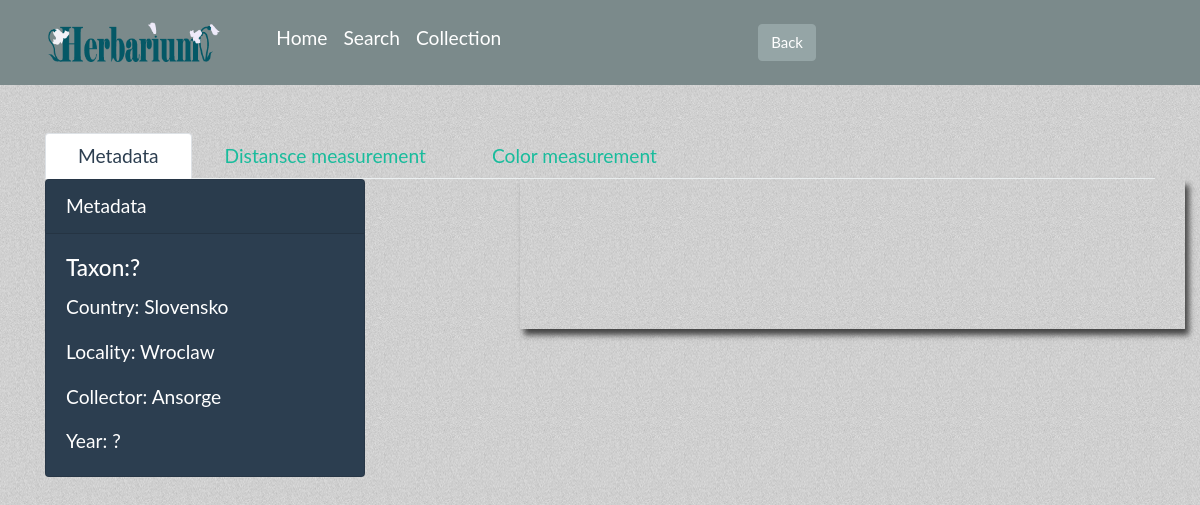
Before: /search/services/95.0 with the older database file.
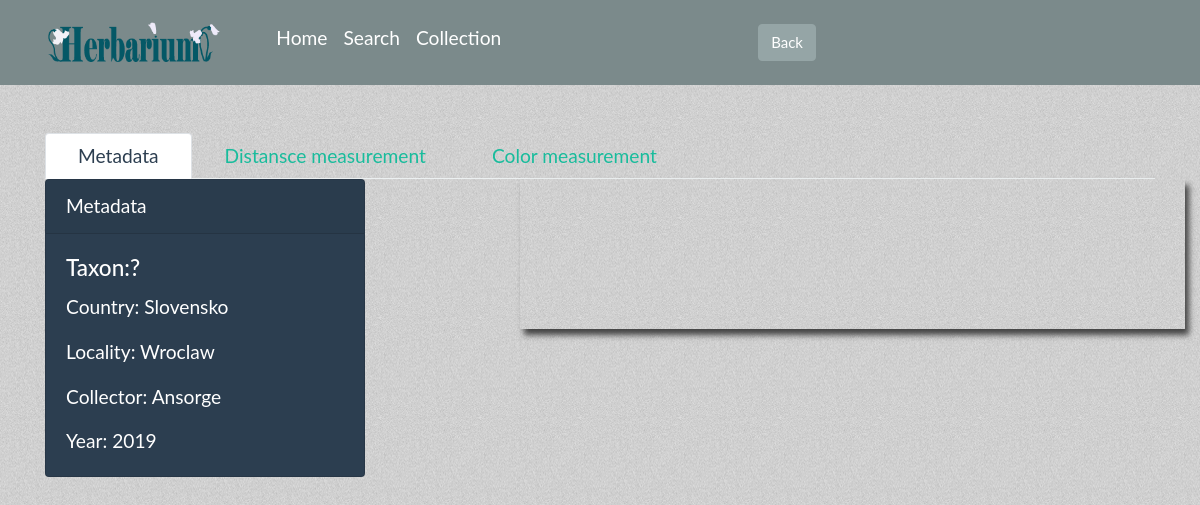
After: the same page with the newer database file.
### search/models.py (models this page shows, shortened)
class Plant(models.Model):
    barcode = models.CharField(max_length=15,  primary_key=True)
    taxon = models.CharField(max_length=30)
    locality = models.CharField(max_length=40)
    country = models.CharField(max_length=30, choices=countries, default=countries[0])
    year = models.IntegerField()
    legend_author = models.CharField(max_length=30, blank=True)
    collector = models.CharField(max_length=30, blank=True)
    scan = models.ImageField()

### search/views.py (the view)
# urls.py: path(r'services/<str:barcode>', views.services),
def services(request, barcode):
    print('sdsd:',barcode)
    plant = Plant.objects.get(barcode=barcode)
    return render(request, 'services.html',{'plant':plant})

### search/templates/services.html (shortened to what this page needs)
{% extends "index.html" %}
{% load static %}
{%block content %}
<div class="container">
    <ul class="nav nav-tabs">
  <li class="nav-item">
    <a class="nav-link active" data-toggle="tab" href="#metadata">Metadata</a>
  </li>
  <li class="nav-item">
    <a class="nav-link" data-toggle="tab" href="#distance">Distansce measurement</a>
  </li>
  <li class="nav-item">
    <a class="nav-link " data-toggle="tab"  href="#color_picker">Color measurement</a>
  </li>
</ul>
    <div class = "row">
    <div class="col-lg-5">
<div id="myTabContent" class="tab-content">
  <div class="tab-pane fade active show" id="metadata">
	  <div class="card text-white bg-primary mb-3" style="max-width: 20rem;">
  <div class="card-header">Metadata</div>
  <div class="card-body">
    <h4 class="card-title">Taxon:{{plant.taxon}}</h4>
    <p class="card-text">Country: {{plant.country}}</p>
	  {% if plant.locality %}
    <p class="card-text">Locality: {{plant.locality}}</p>
	  {%endif%}
	  <p class="card-text">Collector: {{plant.collector}}</p>
    <p class="card-text">Year: {{plant.year}}</p>
  </div>
	  </div>
  </div>
</div>
</div>
    <div class="col-lg-7">
        <canvas id="panel" > </canvas>
    </div>
   </div>
</div>
{% endblock content %}

### index/templates/index.html (shortened to what this page needs)
<!DOCTYPE html>
{% load static %}
<html>
<head>
	<link rel="stylesheet" href="{% static "css/bootstrap.min.css" %}"/>
	<link rel="stylesheet" href="{% static "css/style.css" %}"/>
</head>
<body>
{% block navigation%}
	<nav class="navbar navbar-expand-lg navbar-dark bg-dark ">
	  <div class="collapse navbar-collapse" id="navbarColor02">
	  <a href="/index" id="logo"></a><img weight="50px" height="50px" class="navbar-brand nav-link" href='/index' src="{% static "images/logo1111.png" %}" alt="logo"></a>
		<ul class="navbar-nav mr-auto">
		  <li class="nav-item ">
			<a class="nav-link" href="/index">Home </a>
		  </li>
		  <li class="nav-item">
			<a class="nav-link" <a href="/search">Search</a>
		  </li>
		  <li class="nav-item">
			<a class="nav-link" <a href="/collections">Collection</a>
		  </li>
            <li class="nav-item offset-md-10"  >
                <a style="" type="button" class="btn btn-secondary my-2 my-sm-2   "  href="javascript:history.back()" onMouseOver="window.status="Back";return true">Back</a>
		  </li>
		</ul>
	  </div>
	</nav>
{%endblock navigation %}
{% block content %}
{% load thumbnail %}
			{% load thumbnail %}
{%endblock content %}
</body>
</html>

### static/css/style.css (style rules this page uses)
body { background:url(../images/bg-body.jpg); margin:0; }
a { outline:none; }
#panel { border:0px #000 solid; box-shadow:4px 6px 6px #444444; cursor:crosshair; }

Changed rows visible on the page:
changed Plant "Slovensko": year "?" → "2019"
